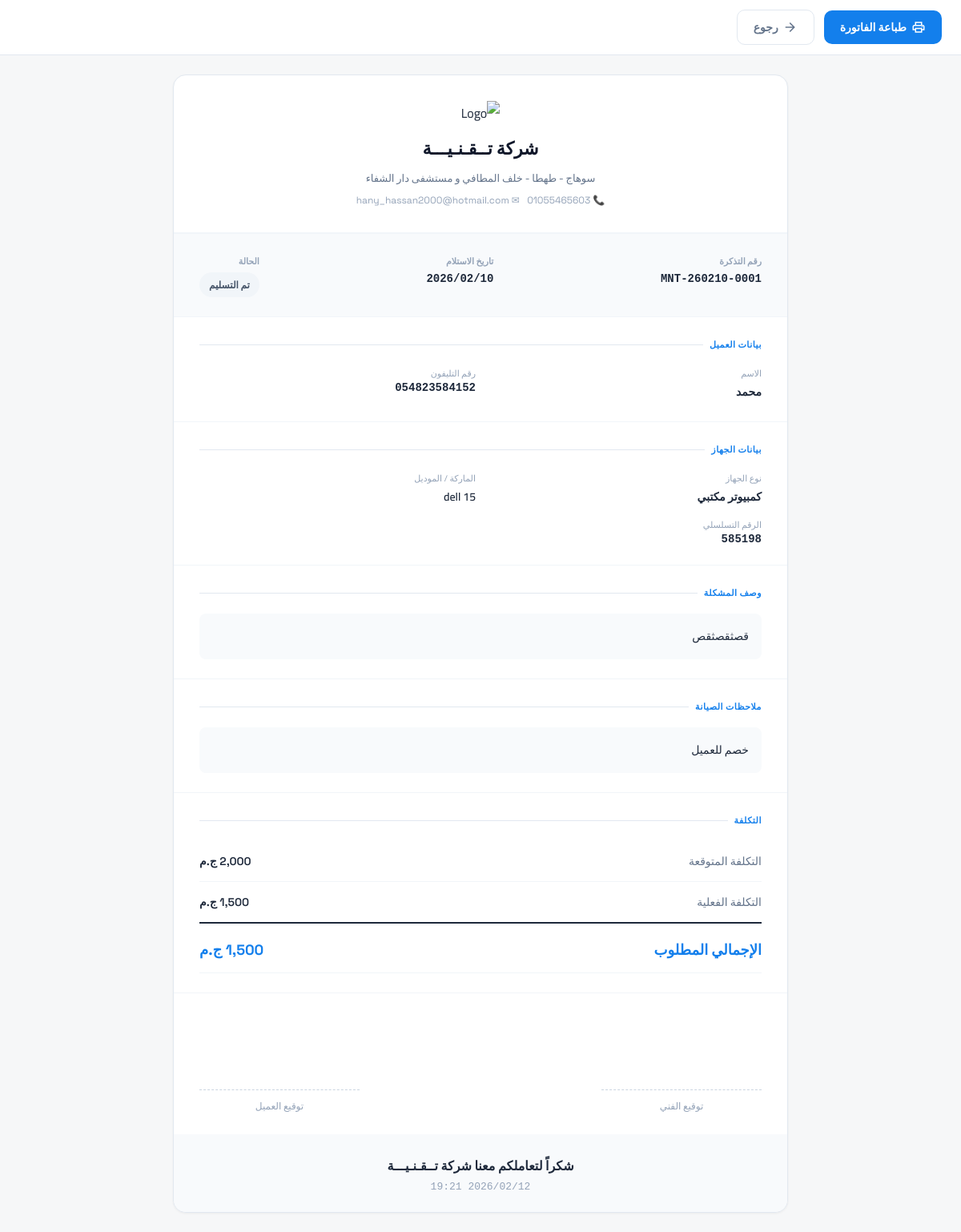
/maintenance-invoice.php?id=1 (signed in), run on the app's committed database.
### tables this page shows
CREATE TABLE maintenance_tickets (
    id INTEGER PRIMARY KEY AUTOINCREMENT,
    ticket_number TEXT UNIQUE NOT NULL,
    customer_name TEXT NOT NULL,
    customer_phone TEXT NOT NULL,
    device_type TEXT NOT NULL,
    device_brand TEXT,
    device_model TEXT,
    serial_number TEXT,
    problem_description TEXT NOT NULL,
    estimated_cost REAL DEFAULT 0,
    actual_cost REAL DEFAULT 0,
    status TEXT DEFAULT 'pending_inspection' CHECK(
        status IN (
            'pending_inspection',
            'under_maintenance',
            'ready_for_pickup',
            'delivered',
            'cancelled'
        )
    ),
    technician_id INTEGER,
    notes TEXT,
    created_at DATETIME DEFAULT CURRENT_TIMESTAMP,
    updated_at DATETIME DEFAULT CURRENT_TIMESTAMP, discount REAL DEFAULT 0,
    FOREIGN KEY (technician_id) REFERENCES users(id)
);

### includes/Database.php (called while the page is built, shortened)
<?php
class Database {
    private static $instance = null;
    private $pdo;
    private function __construct() {
        $dbDir = dirname(DB_PATH);
        $isNew = !file_exists(DB_PATH);
        $this->pdo = new PDO('sqlite:' . DB_PATH);
        $this->pdo->setAttribute(PDO::ATTR_ERRMODE, PDO::ERRMODE_EXCEPTION);
        $this->pdo->setAttribute(PDO::ATTR_DEFAULT_FETCH_MODE, PDO::FETCH_ASSOC);
        $this->pdo->exec('PRAGMA journal_mode=WAL');
        $this->pdo->exec('PRAGMA foreign_keys=ON');
        if ($isNew) {
            $this->initDatabase();
        } else {
            $this->runMigrations();
        }
    }
    public static function getInstance() {
        if (self::$instance === null) {
            self::$instance = new self();
        }
        return self::$instance;
    }
    private function runMigrations() {
        $cols = $this->pdo->query("PRAGMA table_info(maintenance_tickets)")->fetchAll();
        $colNames = array_column($cols, 'name');
        $cols = $this->pdo->query("PRAGMA table_info(order_items)")->fetchAll();
        $colNames = array_column($cols, 'name');
        $this->pdo->exec("CREATE TABLE IF NOT EXISTS settings (
            key TEXT PRIMARY KEY,
            value TEXT,
            updated_at DATETIME DEFAULT CURRENT_TIMESTAMP
        )");
        $cols = $this->pdo->query("PRAGMA table_info(orders)")->fetchAll();
        $colNames = array_column($cols, 'name');
        $this->pdo->exec("CREATE TABLE IF NOT EXISTS customers (
            id INTEGER PRIMARY KEY AUTOINCREMENT,
            name TEXT NOT NULL,
            phone TEXT,
            email TEXT,
            address TEXT,
            balance REAL DEFAULT 0,
            notes TEXT,
            is_active INTEGER DEFAULT 1,
            created_at DATETIME DEFAULT CURRENT_TIMESTAMP,
            updated_at DATETIME DEFAULT CURRENT_TIMESTAMP
        )");
        $this->pdo->exec("CREATE TABLE IF NOT EXISTS audit_log (
            id INTEGER PRIMARY KEY AUTOINCREMENT,
            user_id INTEGER,
            user_name TEXT,
            action TEXT NOT NULL,
            entity_type TEXT,
            entity_id INTEGER,
            details TEXT,
            ip_address TEXT,
            created_at DATETIME DEFAULT CURRENT_TIMESTAMP
        )");
    }
    public function query($sql, $params = []) {
        $stmt = $this->pdo->prepare($sql);
        $stmt->execute($params);
        return $stmt;
    }
    public function fetchAll($sql, $params = []) {
        return $this->query($sql, $params)->fetchAll();
    }
    public function fetchOne($sql, $params = []) {
        return $this->query($sql, $params)->fetch();
    }
}

### includes/bootstrap.php (called while the page is built, shortened)
<?php
require_once __DIR__ . '/Database.php';
require_once __DIR__ . '/helpers.php';
$db = Database::getInstance();

### includes/helpers.php (called while the page is built, shortened)
<?php
function formatDateAr($date) {
    return date('Y/m/d', strtotime($date));
}
function sanitize($input) {
    return htmlspecialchars(trim($input), ENT_QUOTES, 'UTF-8');
}
function getMaintenanceStatusAr($status) {
    $statuses = [
        'pending_inspection' => 'قيد الفحص',
        'under_maintenance' => 'تحت الصيانة',
        'ready_for_pickup' => 'جاهز للاستلام',
        'delivered' => 'تم التسليم',
        'cancelled' => 'ملغي'
    ];
    return $statuses[$status] ?? $status;
}
function getStoreSettings() {
    global $db;
    $raw = $db->fetchAll("SELECT key, value FROM settings");
    $s = [];
    foreach ($raw as $r) $s[$r['key']] = $r['value'];
    return [
        'store_name' => $s['store_name'] ?? STORE_NAME,
        'store_address' => $s['store_address'] ?? '',
        'store_phone' => $s['store_phone'] ?? STORE_PHONE,
        'store_email' => $s['store_email'] ?? '',
        'store_logo_url' => $s['store_logo_url'] ?? '',
        'currency' => $s['currency'] ?? CURRENCY,
        'tax_rate' => $s['tax_rate'] ?? (TAX_RATE * 100),
        'receipt_footer' => $s['receipt_footer'] ?? 'شكراً لتعاملكم معنا',
        'print_type' => $s['print_type'] ?? 'thermal',
    ];
}

### maintenance-invoice.php (the view, shortened to what this page needs)
<?php
require_once __DIR__ . '/includes/bootstrap.php';
$ticketId = intval($_GET['id'] ?? 0);
$ticket = $db->fetchOne("SELECT mt.*, u.full_name as technician_name FROM maintenance_tickets mt LEFT JOIN users u ON mt.technician_id = u.id WHERE mt.id = ?", [$ticketId]);
$store = getStoreSettings();
$estimatedCost = floatval($ticket['estimated_cost']);
$actualCost = floatval($ticket['actual_cost']);
$discount = floatval($ticket['discount']);
$finalCost = $actualCost > 0 ? $actualCost : $estimatedCost;
$finalAfterDiscount = $finalCost - $discount;
?>
<!DOCTYPE html>
<html dir="rtl" lang="ar">
<head>
</head>
<body>
    <div class="print-controls">
        <button onclick="window.print()" class="btn btn-primary">
            <span class="material-icons-outlined" style="font-size:18px">print</span>
            طباعة الفاتورة
        </button>
        <button onclick="history.back()" class="btn btn-outline">
            <span class="material-icons-outlined" style="font-size:18px">arrow_forward</span>
            رجوع
        </button>
    </div>
    <div class="invoice-container">
        <div class="invoice">
            <div class="invoice-header">
                <?php if (!empty($store['store_logo_url'])): ?>
                <img src="<?= sanitize($store['store_logo_url']) ?>" class="logo" alt="Logo">
                <?php endif; ?>
                <h1><?= sanitize($store['store_name']) ?></h1>
                <?php if (!empty($store['store_address'])): ?>
                <p class="subtitle"><?= sanitize($store['store_address']) ?></p>
                <?php endif; ?>
                <p class="contact">
                    <?php if (!empty($store['store_phone'])): ?>
                    📞 <?= sanitize($store['store_phone']) ?>
                    <?php endif; ?>
                    <?php if (!empty($store['store_email'])): ?>
                    &nbsp;&nbsp;✉ <?= sanitize($store['store_email']) ?>
                    <?php endif; ?>
                </p>
            </div>
            <div class="invoice-meta">
                <div class="meta-group">
                    <div class="meta-label">رقم التذكرة</div>
                    <div class="meta-value font-num"><?= sanitize($ticket['ticket_number']) ?></div>
                </div>
                <div class="meta-group">
                    <div class="meta-label">تاريخ الاستلام</div>
                    <div class="meta-value font-num"><?= formatDateAr($ticket['created_at']) ?></div>
                </div>
                <div class="meta-group">
                    <div class="meta-label">الحالة</div>
                    <div class="meta-value">
                        <?php
                        $statusClass = [
                            'pending_inspection' => 'status-pending',
                            'under_maintenance' => 'status-under',
                            'ready_for_pickup' => 'status-ready',
                            'delivered' => 'status-delivered',
                            'cancelled' => 'status-cancelled',
                        ][$ticket['status']] ?? '';
                        ?>
                        <span class="status-badge <?= $statusClass ?>"><?= getMaintenanceStatusAr($ticket['status']) ?></span>
                    </div>
                </div>
            </div>
            <div class="section">
                <div class="section-title">بيانات العميل</div>
                <div class="info-grid">
                    <div class="info-item">
                        <div class="label">الاسم</div>
                        <div class="value"><?= sanitize($ticket['customer_name']) ?></div>
                    </div>
                    <div class="info-item">
                        <div class="label">رقم التليفون</div>
                        <div class="value font-num"><?= sanitize($ticket['customer_phone']) ?></div>
                    </div>
                </div>
            </div>
            <div class="section">
                <div class="section-title">بيانات الجهاز</div>
                <div class="info-grid">
                    <div class="info-item">
                        <div class="label">نوع الجهاز</div>
                        <div class="value"><?= sanitize($ticket['device_type']) ?></div>
                    </div>
                    <div class="info-item">
                        <div class="label">الماركة / الموديل</div>
                        <div class="value"><?= sanitize(trim($ticket['device_brand'] . ' ' . $ticket['device_model'])) ?: '—' ?></div>
                    </div>
                    <?php if (!empty($ticket['serial_number'])): ?>
                    <div class="info-item">
                        <div class="label">الرقم التسلسلي</div>
                        <div class="value font-num"><?= sanitize($ticket['serial_number']) ?></div>
                    </div>
                    <?php endif; ?>
                </div>
            </div>
            <div class="section">
                <div class="section-title">وصف المشكلة</div>
                <div class="description"><?= nl2br(sanitize($ticket['problem_description'])) ?></div>
            </div>
            <?php if (!empty($ticket['notes'])): ?>
            <div class="section">
                <div class="section-title">ملاحظات الصيانة</div>
                <div class="description"><?= nl2br(sanitize($ticket['notes'])) ?></div>
            </div>
            <?php endif; ?>
            <div class="section">
                <div class="section-title">التكلفة</div>
                <table class="cost-table">
                    <tr>
                        <td>التكلفة المتوقعة</td>
                        <td><?= number_format($estimatedCost, 0) ?> <?= sanitize($store['currency']) ?></td>
                    </tr>
                    <?php if ($actualCost > 0): ?>
                    <tr>
                        <td>التكلفة الفعلية</td>
                        <td><?= number_format($actualCost, 0) ?> <?= sanitize($store['currency']) ?></td>
                    </tr>
                    <?php endif; ?>
                    <tr class="total">
                        <td>الإجمالي المطلوب</td>
                        <td><?= number_format($finalAfterDiscount, 0) ?> <?= sanitize($store['currency']) ?></td>
                    </tr>
                </table>
            </div>
            <div class="section" style="border-bottom: none;">
                <div class="signature-area">
                    <div class="signature-box">
                        <div class="signature-line">توقيع الفني</div>
                    </div>
                    <div class="signature-box">
                        <div class="signature-line">توقيع العميل</div>
                    </div>
                </div>
            </div>
            <div class="invoice-footer">
                <p class="thank-you"><?= sanitize($store['receipt_footer']) ?></p>
                <p class="footer-text font-num"><?= date('Y/m/d H:i') ?></p>
            </div>
        </div>
    </div>
</body>
</html>

### maintenance-invoice.php (style rules this page uses)
* { margin: 0; padding: 0; box-sizing: border-box; }
body { font-family: 'Cairo', sans-serif; background: #f6f7f8; color: #1e293b; }
.font-num { font-family: 'Space Grotosk', monospace; }
.print-controls { background: white; padding: 12px 24px; border-bottom: 1px solid #e2e8f0; display: flex; align-items: center; gap: 12px; position: sticky; top: 0; z-index: 50; }
.btn { padding: 8px 20px; border-radius: 10px; font-weight: 700; font-size: 14px; cursor: pointer; border: none; display: inline-flex; align-items: center; gap: 6px; font-family: 'Cairo', sans-serif; }
.btn-primary { background: #137fec; color: white; }
.btn-outline { background: white; color: #64748b; border: 1px solid #e2e8f0; }
.invoice-container { max-width: 800px; margin: 24px auto; padding: 0 16px; }
.invoice { background: white; border-radius: 16px; border: 1px solid #e2e8f0; overflow: hidden; box-shadow: 0 1px 3px rgba(0,0,0,0.05); }
.invoice-header { padding: 32px; border-bottom: 2px solid #f1f5f9; text-align: center; }
.invoice-header .logo { height: 48px; margin-bottom: 8px; }
.invoice-header h1 { font-size: 22px; font-weight: 800; color: #0f172a; }
.invoice-header .subtitle { font-size: 13px; color: #64748b; margin-top: 4px; }
.invoice-header .contact { font-size: 12px; color: #94a3b8; margin-top: 8px; font-family: 'Space Grotesk', monospace; }
.invoice-meta { display: flex; justify-content: space-between; padding: 24px 32px; background: #f8fafc; border-bottom: 1px solid #f1f5f9; }
.meta-label { font-size: 11px; color: #94a3b8; font-weight: 600; text-transform: uppercase; margin-bottom: 4px; }
.meta-value { font-size: 14px; font-weight: 700; color: #1e293b; }
.section { padding: 24px 32px; border-bottom: 1px solid #f1f5f9; }
.section-title { font-size: 11px; font-weight: 700; color: #137fec; text-transform: uppercase; margin-bottom: 16px; display: flex; align-items: center; gap: 8px; letter-spacing: 0.5px; }
.section-title::after { content: ''; flex: 1; height: 1px; background: #e2e8f0; }
.info-grid { display: grid; grid-template-columns: 1fr 1fr; gap: 12px; }
.info-item .label { font-size: 11px; color: #94a3b8; }
.info-item .value { font-size: 14px; font-weight: 600; }
.description { background: #f8fafc; border-radius: 8px; padding: 16px; font-size: 14px; line-height: 1.8; }
.cost-table { width: 100%; border-collapse: collapse; }
.cost-table td { padding: 12px 0; font-size: 14px; border-bottom: 1px solid #f1f5f9; }
.cost-table td:first-child { color: #64748b; }
.cost-table td:last-child { text-align: left; font-weight: 600; font-family: 'Space Grotesk', monospace; }
.cost-table tr.total { border-top: 2px solid #1e293b; }
.cost-table tr.total td { font-size: 18px; font-weight: 800; color: #137fec; padding-top: 16px; }
.invoice-footer { padding: 24px 32px; text-align: center; background: #f8fafc; }
.invoice-footer .footer-text { font-size: 13px; color: #94a3b8; }
.invoice-footer .thank-you { font-size: 16px; font-weight: 700; color: #1e293b; margin-bottom: 4px; }
.status-badge { display: inline-block; padding: 4px 12px; border-radius: 20px; font-size: 12px; font-weight: 700; }
.status-delivered { background: #f1f5f9; color: #475569; }
.signature-area { display: flex; justify-content: space-between; margin-top: 32px; padding-top: 16px; }
.signature-box { text-align: center; width: 200px; }
.signature-line { border-top: 1px dashed #cbd5e1; margin-top: 48px; padding-top: 8px; font-size: 12px; color: #94a3b8; }

### data on the page
maintenance_tickets: ticket_number "MNT-260210-0001", created_at "2026/02/10", status "تم التسليم", customer_name "محمد", customer_phone "054823584152", device_type "كمبيوتر مكتبي", device_brand+device_model "dell 15", serial_number "585198", problem_description "قصثقصثقص", notes "خصم للعميل", estimated_cost "2,000", actual_cost "1,500", finalAfterDiscount "1,500"

### other printed values
$store['store_name'] "شركة تــقـنـيـــة"
$store['store_address'] "سوهاج - طهطا - خلف المطافي و مستشفى دار الشفاء"
$store['store_email'] "hany_hassan2000@hotmail.com"
$store['currency'] "ج.م"
$store['receipt_footer'] "شكراً لتعاملكم معنا شركة تــقـنـيـــة"
